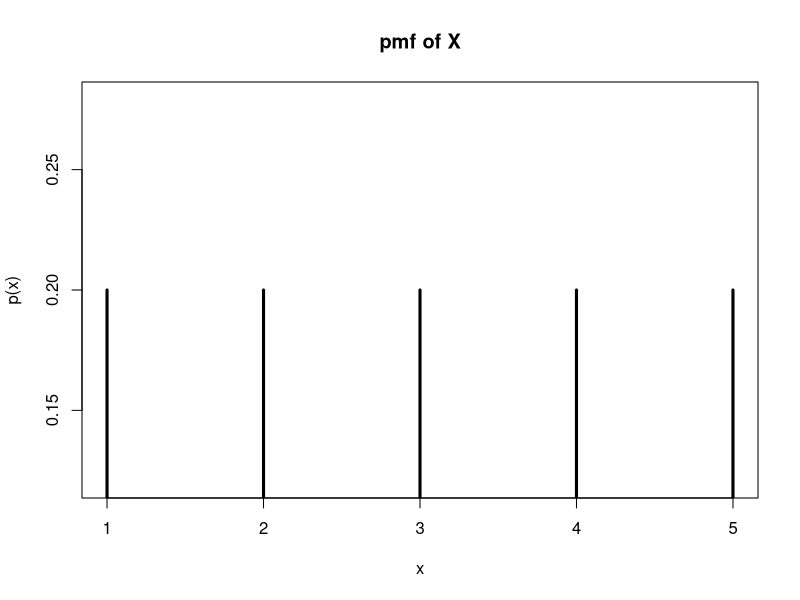
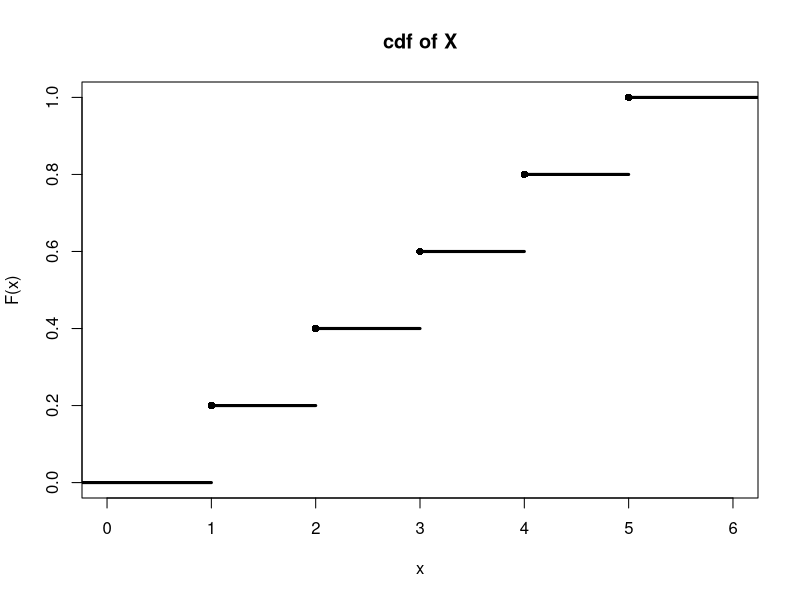

These charts were generated, in order, by the following R code:
## ---- chunk 1
discrete <- function(x, p_x, create_plot=FALSE){

  # cumulative distribution function of X
  F_x <- cumsum(p_x)
  
  if (create_plot == TRUE) {
    print(x)
    print(p_x)
    #ar(mfrow = c(1, 2))

    plot(p_x, lwd = 3, type = 'h', main = 'pmf of X', ylab = 'p(x)', xlab = 'x')

    cdf <- stepfun(x, c(0, F_x))
    plot.stepfun(cdf, verticals = FALSE, do.points = TRUE, 
      pch = 16, lwd = 3,
      main = 'cdf of X',
      ylab = 'F(x)')
  }
  
  list(
    E_X <- c(x %*% p_x),
    Var_X <- c(x - E_X)^2 %*% p_x,
    F_X <- F_x
  )
}
## ---- chunk 2
X <- 1:5
P_X <- rep(0.2, 5)
df <- discrete(x=X, p_x=P_X, TRUE)
